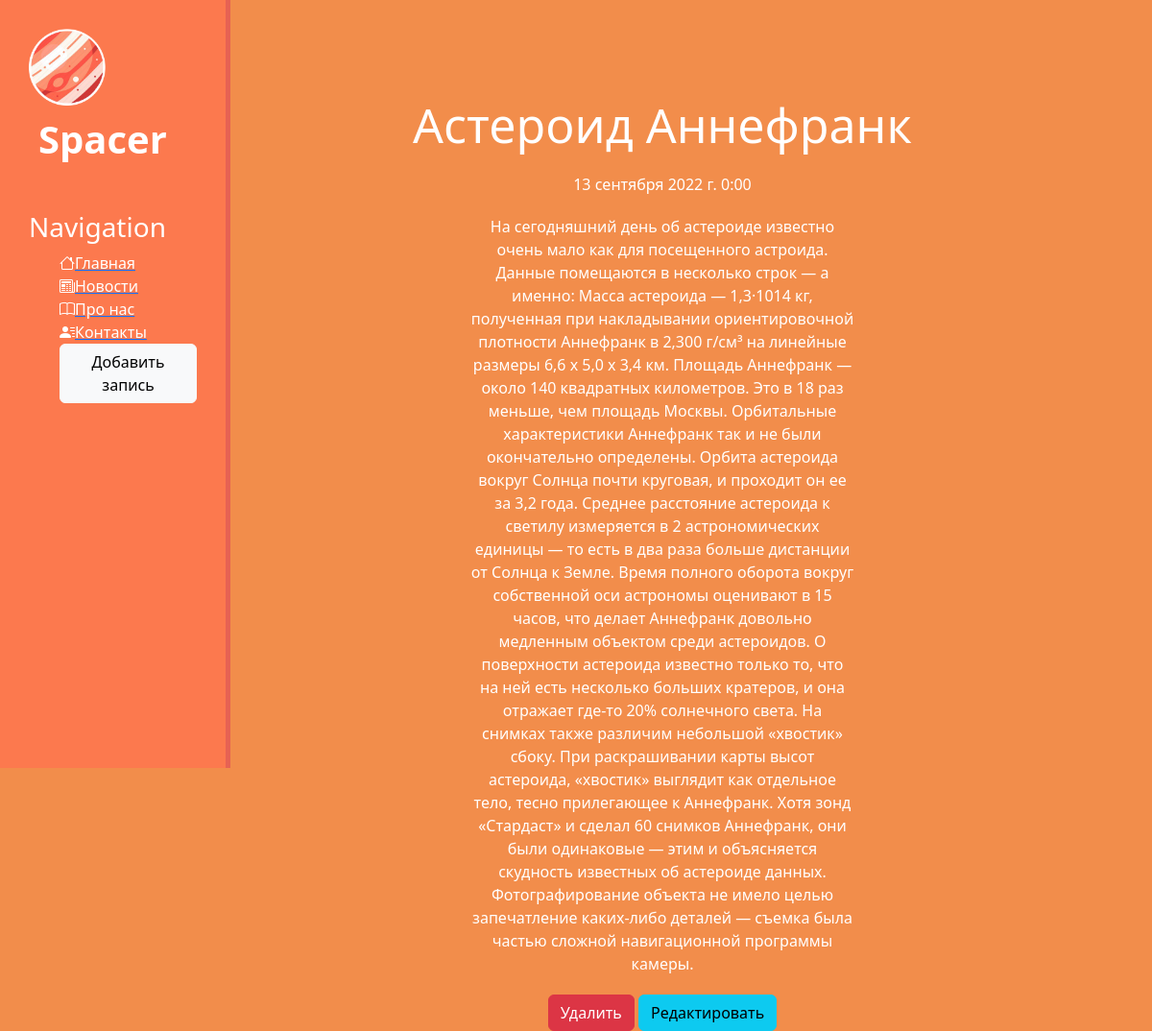
Screenshot of /news/8 with the database file from the repository.
### news/models.py (models this page shows, shortened)
class Articles(models.Model):
    title = models.CharField('Название', max_length=50)
    anons = models.CharField('Анонс' , max_length=250)
    full_text = models.TextField('Статья')
    date = models.DateTimeField('Дата публикации')
    class Meta:
        verbose_name = 'Новость'
        verbose_name_plural ='Новости'

### news/views.py (the view)
# urls.py: path('<int:pk>', views.NewsDetailView.as_view(), name = 'news-detail'),
class NewsDetailView(DetailView):
    model = Articles
    template_name = 'news/details_view.html'
    context_object_name = 'article'

### news/templates/news/details_view.html (shortened to what this page needs)
{% extends 'main/layout.html' %}
{% block content %}
<div class='features'>
    <h1>{{ article.title }}</h1>
    <p>{{ article.date }}</p>
    <p>{{ article.full_text }}</p>
    <a href="{% url 'news-delete' article.id %}" class="btn btn-danger">Удалить</a>
    <a href="{% url 'news-update' article.id %}" class="btn btn-info">Редактировать</a>
</div>
{% endblock %}

### main/static/main/css/main.css (style rules this page uses)
body { background: #F28D4B; }
main .features { float:left; color: #fff; margin-top: 100px; text-align: center; width: 75%; }
main .features h1 { font-size: 50px }
main .features p { max-width: 400px; margin: 20px auto }

### rows the page displays
Articles: title "Астероид Аннефранк", date "13 сентября 2022 г. 0:00", full_text "На сегодняшний день об астероиде известно очень мало как для посещенного астроида. Данные помещаются в несколько строк — а именно: Масса астероида — 1,3·1014 кг, полученная при накладывании ориентировочной плотности Аннефранк в 2,300 г/см³ на линейные размеры 6,6 x 5,0 x 3,4 км. Площадь Аннефранк — около 140 квадратных километров. Это в 18 раз меньше, чем площадь Москвы. Орбитальные характеристики Аннефранк так и не были окончательно определены. Орбита астероида вокруг Солнца почти круговая, и проходит он ее за 3,2 года. Среднее расстояние астероида к светилу измеряется в 2 астрономических единицы — то есть в два раза больше дистанции от Солнца к Земле. Время полного оборота вокруг…"
